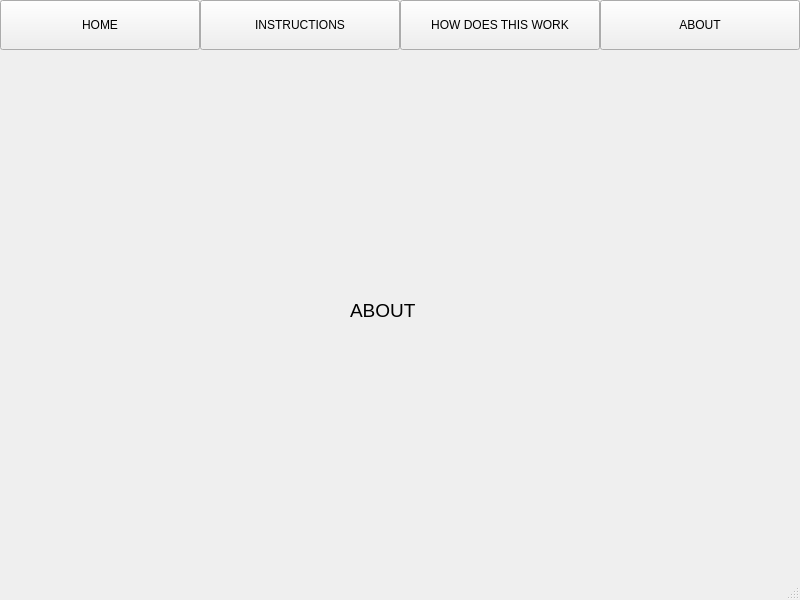
<?xml version="1.0" encoding="UTF-8"?>
<ui version="4.0">
 <class>About</class>
 <widget class="QMainWindow" name="About">
  <property name="geometry">
   <rect>
    <x>0</x>
    <y>0</y>
    <width>800</width>
    <height>600</height>
   </rect>
  </property>
  <property name="windowTitle">
   <string>MainWindow</string>
  </property>
  <widget class="QWidget" name="centralwidget">
   <widget class="QPushButton" name="bHome">
    <property name="geometry">
     <rect>
      <x>0</x>
      <y>0</y>
      <width>200</width>
      <height>50</height>
     </rect>
    </property>
    <property name="text">
     <string>HOME</string>
    </property>
   </widget>
   <widget class="QPushButton" name="bHow">
    <property name="geometry">
     <rect>
      <x>400</x>
      <y>0</y>
      <width>200</width>
      <height>50</height>
     </rect>
    </property>
    <property name="text">
     <string>HOW DOES THIS WORK</string>
    </property>
   </widget>
   <widget class="QPushButton" name="bInstructions">
    <property name="geometry">
     <rect>
      <x>200</x>
      <y>0</y>
      <width>200</width>
      <height>50</height>
     </rect>
    </property>
    <property name="text">
     <string>INSTRUCTIONS</string>
    </property>
   </widget>
   <widget class="QLabel" name="lAbout">
    <property name="geometry">
     <rect>
      <x>350</x>
      <y>260</y>
      <width>171</width>
      <height>101</height>
     </rect>
    </property>
    <property name="font">
     <font>
      <pointsize>14</pointsize>
     </font>
    </property>
    <property name="text">
     <string>ABOUT</string>
    </property>
   </widget>
   <widget class="QPushButton" name="bAbout">
    <property name="geometry">
     <rect>
      <x>600</x>
      <y>0</y>
      <width>200</width>
      <height>50</height>
     </rect>
    </property>
    <property name="text">
     <string>ABOUT</string>
    </property>
   </widget>
  </widget>
  <widget class="QMenuBar" name="menubar">
   <property name="geometry">
    <rect>
     <x>0</x>
     <y>0</y>
     <width>800</width>
     <height>21</height>
    </rect>
   </property>
  </widget>
  <widget class="QStatusBar" name="statusbar"/>
 </widget>
 <resources/>
 <connections/>
</ui>
